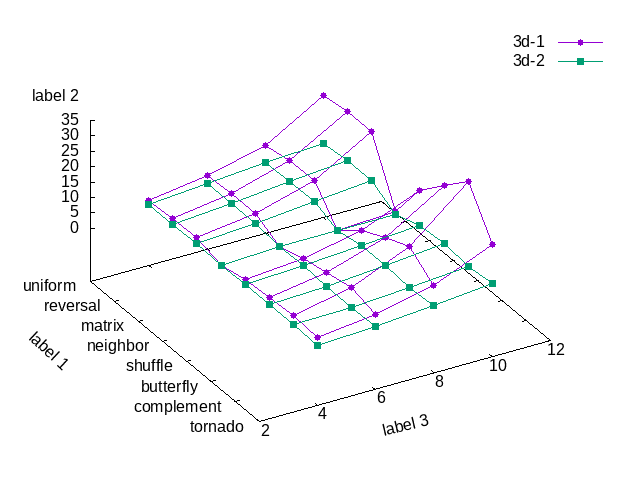

The gnuplot source for this figure:
set view 45, 60
# set hidden3d
set yrange [2:12]
#set key top right #font ",10"
set xtics ("uniform" 1, "reversal" 2, "matrix" 3, "neighbor" 4, "shuffle" 5, "butterfly" 6, "complement" 7, "tornado" 8) #font ",10"
#set xlabel "Communication Pattern" #font ",5"
#set ylabel "Number of Nodes (2^n)"
#set zlabel "Maximum # of Slots (MS)" #font ",5"
set label 1 "label 1" at screen 0.05,0.3 rotate by -43 #font ",10"
set label 2 "label 2" at screen 0.05,0.8 #font ",10"
set label 3 "label 3" at screen 0.6,0.1 rotate by 13 #font ",10" 

#set term post eps color "GothicBBB-Medium-RKSJ-H, 20"  
set term post eps color ", 20"  
set output '3d.eps'  
splot  '3d-1.txt' title "3d-1" with linespoints linetype 1 pointtype 7, '3d-2.txt' title "3d-2" with linespoints linetype 2 pointtype 5

set terminal png         
set output '3d.png' 
replot
